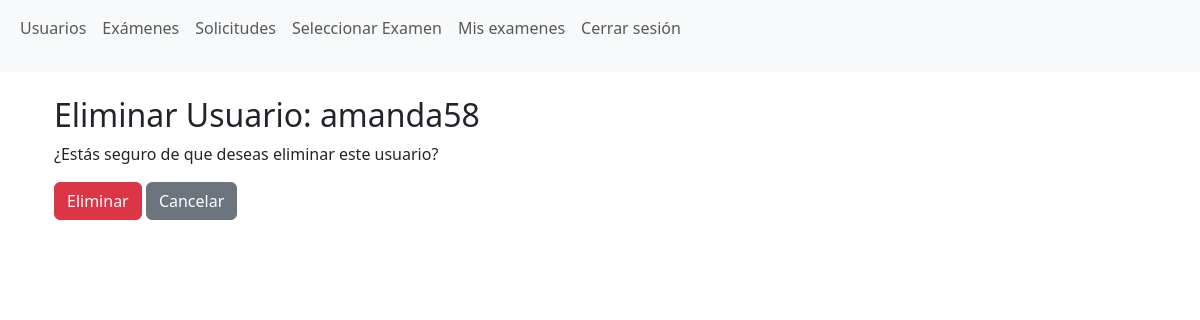
/eliminar_usuario/3/ (signed in), run on an earlier commit of the app's database.
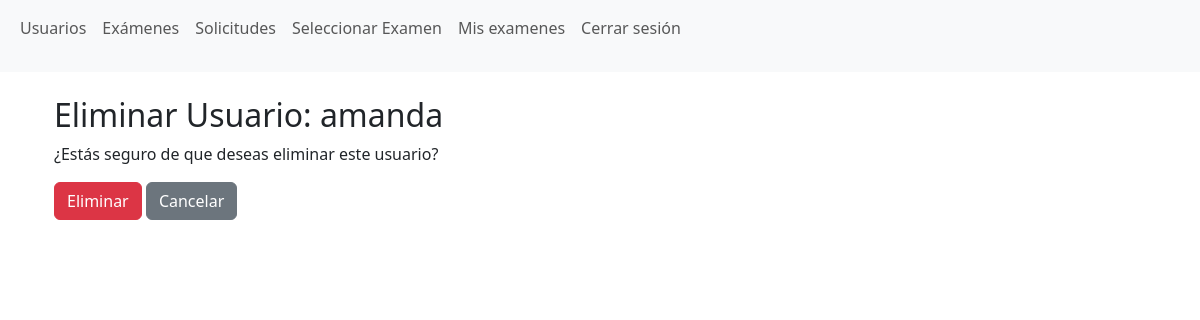
And on a later commit of the database.
### aplicacion/models.py (models this page shows, shortened)
class Usuario(AbstractUser):
    numero_control = models.CharField(max_length=10, unique=True)  # Campo para el número de control

### aplicacion/views.py (the view)
# urls.py: path('eliminar_usuario/<int:usuario_id>/', eliminar_usuario, name='eliminar_usuario'),  # Ruta para eliminar
@login_required
@user_passes_test(is_admin)
def eliminar_usuario(request, usuario_id):
    usuario = get_object_or_404(Usuario, id=usuario_id)
    if request.method == 'POST':
        usuario.delete()
        messages.success(request, 'Usuario eliminado correctamente.')
        return redirect('lista_usuarios')
    return render(request, 'eliminar_usuario.html', {'usuario': usuario})

### aplicacion/views.py (called while the page is built)
def is_admin(user):
    return user.is_staff

### aplicacion/templates/eliminar_usuario.html (shortened to what this page needs)
{% extends 'base.html' %}
{% block content %}
<div class="container">
    <h2>Eliminar Usuario: {{ usuario.username }}</h2>
    <p>¿Estás seguro de que deseas eliminar este usuario?</p>
    <form method="POST">
        <button type="submit" class="btn btn-danger">Eliminar</button>
        <a href="{% url 'lista_usuarios' %}" class="btn btn-secondary">Cancelar</a>
    </form>
</div>
{% endblock %}

What changed in the data, as far as the page shows it:
changed Usuario: username "amanda58" → "amanda"
